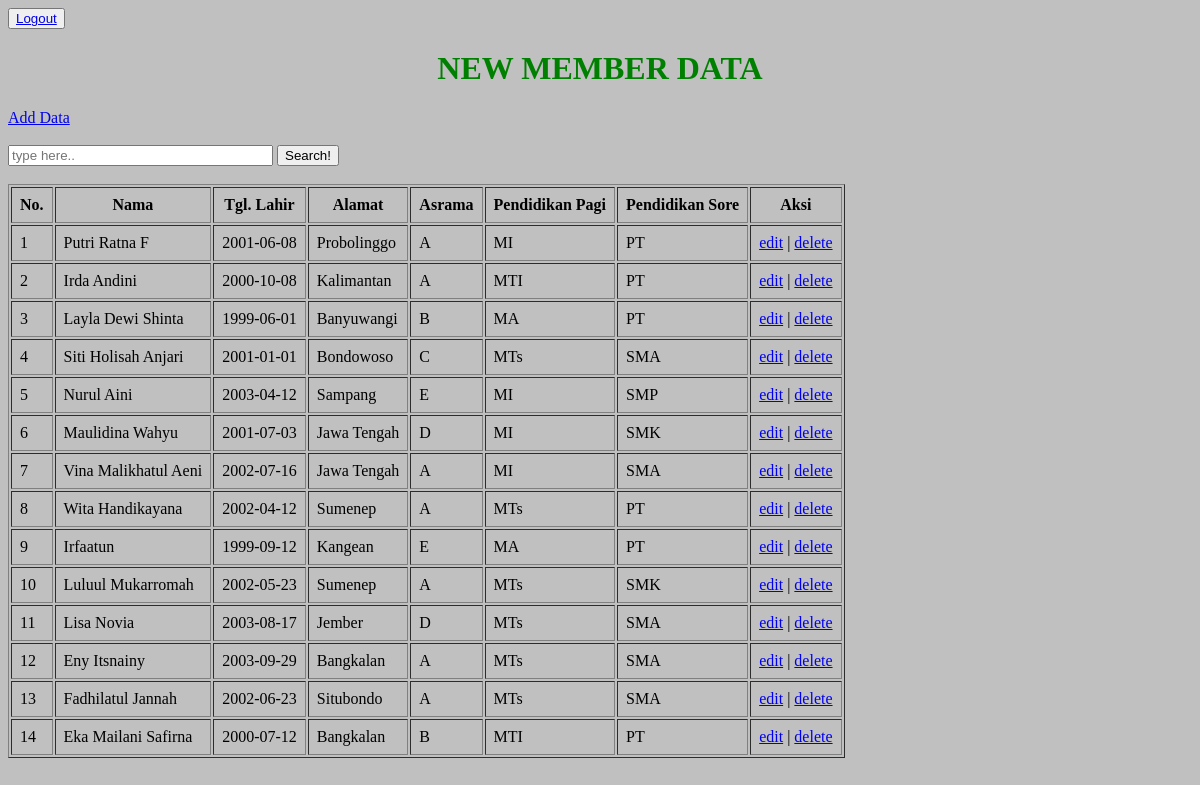
The app's page /index.php (signed in) with its own data.
### tables this page shows
CREATE TABLE `pendaftaran` (
  `id` int(11) NOT NULL,
  `nama` varchar(50) NOT NULL,
  `tgl_lahir` date NOT NULL,
  `alamat` varchar(50) NOT NULL,
  `asrama` enum('A','B','C','D','E','F','') NOT NULL,
  `pend_pagi` enum('MI','MTs','MA','KEMENAG','MTI') NOT NULL,
  `pend_sore` enum('SD','SMP','SMA','SMK','PT') NOT NULL
);

### functions.php (called while the page is built, shortened)
<?php
$conn = mysqli_connect("localhost", "root", "", "db_registrasi");
function query($query) {
	global $conn;
	$result = mysqli_query($conn, $query);
	$rows = [];
	while( $row = mysqli_fetch_assoc($result) ) {
		$rows[] = $row;
	}
	return $rows;
}
?>

### index.php (the view, shortened to what this page needs)
<?php
require 'functions.php';
$pendaftaran = query("SELECT * FROM pendaftaran");
?>
<!DOCTYPE html>
<html>
<head>
	<link rel="stylesheet" type="text/css" href="style.css">
</head>
<body id="index">
<button name="logout">
<a href="logout.php">Logout</a>
</button>
<h1 style="text-align:center;color:green;">NEW MEMBER DATA</h1>
<a href="tambah.php">Add Data</a>
<br><br>
<form action="" method="post">
	<input type="text" name="keyword" size="30" autofocus placeholder="type here.." autocomplete="off">
	<button type="submit" name="cari">Search!</button>
</form>
<br>
<table border="1" cellpadding="8" cellspacing="2">
	<tr>
		<th>No.</th>
		<th>Nama</th>
		<th>Tgl. Lahir</th>
		<th>Alamat</th>
		<th>Asrama</th>
		<th>Pendidikan Pagi</th>
		<th>Pendidikan Sore</th>
		<th>Aksi</th>
	</tr>
	<?php $i = 1; ?>
	<?php foreach( $pendaftaran as $row ) : ?>
	<tr>
		<td><?= $i; ?></td>
		<td><?= $row["nama"]; ?></td>
		<td><?= $row["tgl_lahir"]; ?></td>
		<td><?= $row["alamat"]; ?></td>
		<td><?= $row["asrama"]; ?></td>
		<td><?= $row["pend_pagi"]; ?></td>
		<td><?= $row["pend_sore"]; ?></td>
		<td>
			<a href="ubah.php?id=<?= $row["id"]; ?>">edit</a> |
			<a href="hapus.php?id=<?= $row["id"]; ?>" onclick="return confirm('are you sure?');">delete</a>
		</td>
	</tr>
	<?php $i++; ?>
	<?php endforeach; ?>
</table>
</body>
</html>

### style.css (style rules this page uses)
#index { background-color: silver; }

### records on screen
pendaftaran: nama "Putri Ratna F", tgl_lahir "2001-06-08", alamat "Probolinggo", asrama "A", pend_pagi "MI", pend_sore "PT"
pendaftaran: nama "Irda Andini", tgl_lahir "2000-10-08", alamat "Kalimantan", asrama "A", pend_pagi "MTI", pend_sore "PT"
pendaftaran: nama "Layla Dewi Shinta", tgl_lahir "1999-06-01", alamat "Banyuwangi", asrama "B", pend_pagi "MA", pend_sore "PT"
pendaftaran: nama "Siti Holisah Anjari", tgl_lahir "2001-01-01", alamat "Bondowoso", asrama "C", pend_pagi "MTs", pend_sore "SMA"
pendaftaran: nama "Nurul Aini", tgl_lahir "2003-04-12", alamat "Sampang", asrama "E", pend_pagi "MI", pend_sore "SMP"
pendaftaran: nama "Maulidina Wahyu", tgl_lahir "2001-07-03", alamat "Jawa Tengah", asrama "D", pend_pagi "MI", pend_sore "SMK"
pendaftaran: nama "Vina Malikhatul Aeni", tgl_lahir "2002-07-16", alamat "Jawa Tengah", asrama "A", pend_pagi "MI", pend_sore "SMA"
pendaftaran: nama "Wita Handikayana", tgl_lahir "2002-04-12", alamat "Sumenep", asrama "A", pend_pagi "MTs", pend_sore "PT"
pendaftaran: nama "Irfaatun", tgl_lahir "1999-09-12", alamat "Kangean", asrama "E", pend_pagi "MA", pend_sore "PT"
pendaftaran: nama "Luluul Mukarromah", tgl_lahir "2002-05-23", alamat "Sumenep", asrama "A", pend_pagi "MTs", pend_sore "SMK"
pendaftaran: nama "Lisa Novia", tgl_lahir "2003-08-17", alamat "Jember", asrama "D", pend_pagi "MTs", pend_sore "SMA"
pendaftaran: nama "Eny Itsnainy", tgl_lahir "2003-09-29", alamat "Bangkalan", asrama "A", pend_pagi "MTs", pend_sore "SMA"
pendaftaran: nama "Fadhilatul Jannah", tgl_lahir "2002-06-23", alamat "Situbondo", asrama "A", pend_pagi "MTs", pend_sore "SMA"
pendaftaran: nama "Eka Mailani Safirna", tgl_lahir "2000-07-12", alamat "Bangkalan", asrama "B", pend_pagi "MTI", pend_sore "PT"
